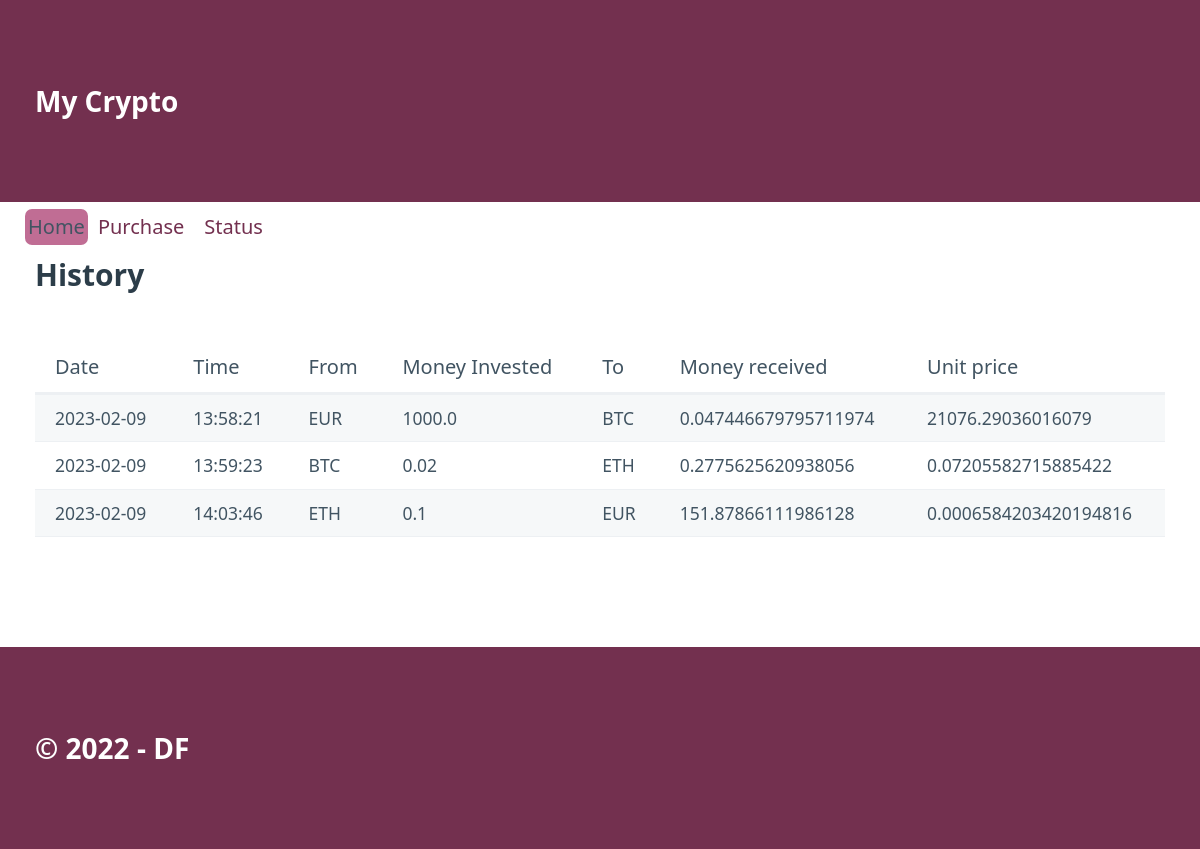
Before: / with the older database file.
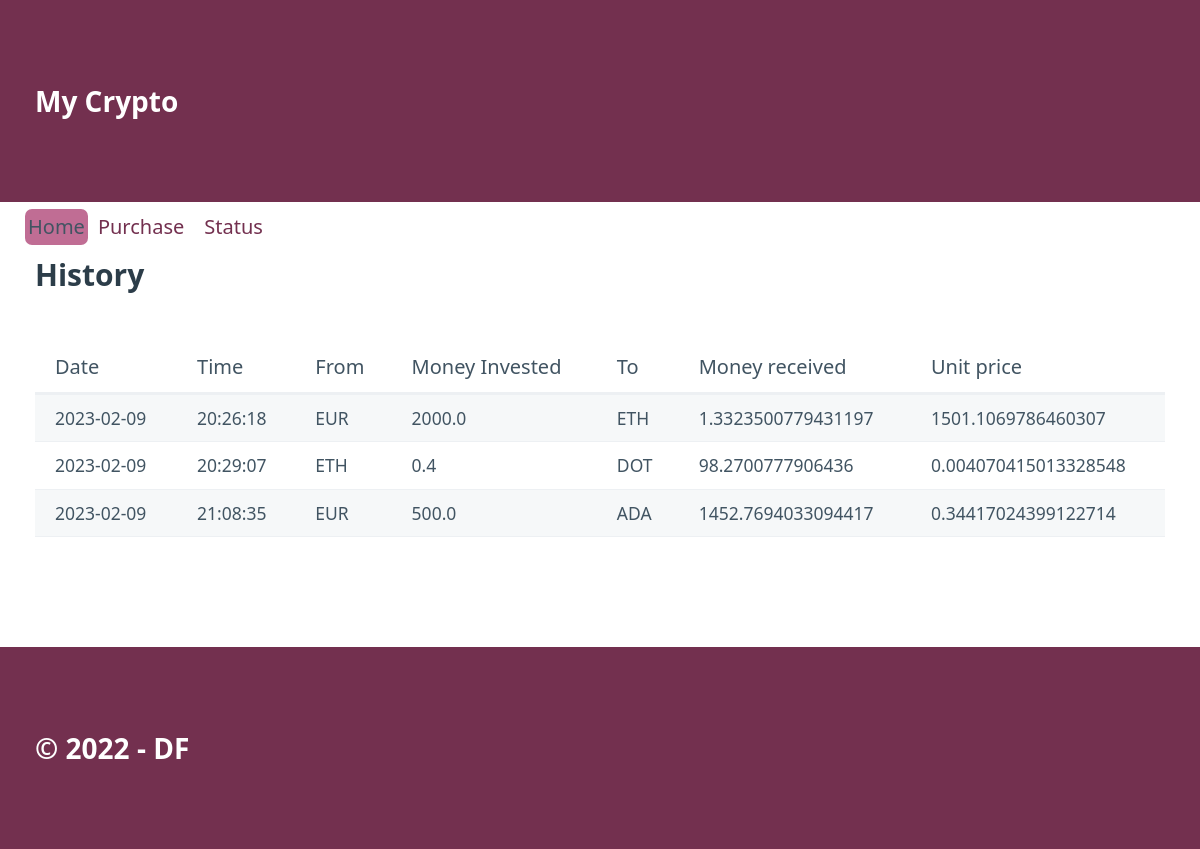
After: the same page with the newer database file.
### tables this page shows
CREATE TABLE "movements" (
	"id"	INTEGER,
	"date"	TEXT NOT NULL,
	"time"	TEXT NOT NULL,
	"from_coin"	TEXT NOT NULL,
	"from_quantity"	REAL NOT NULL,
	"to_coin"	TEXT NOT NULL,
	"to_quantity"	REAL NOT NULL,
	PRIMARY KEY("id" AUTOINCREMENT)
);

### crypto_app/routes.py (the view)
@app.route("/")
def index():
    register = show_all()
    return render_template("index.html", data = register, page = 'home')

### crypto_app/models.py (called while the page is built)
def show_all():
    connect = Conexion("SELECT id,date,time,from_coin,from_quantity,to_coin,to_quantity FROM movements ORDER BY date;")
    rows = connect.res.fetchall()
    columns = connect.res.description
    result = []
    for row in rows:
        data_info = {}
        position = 0
        for field in columns:
            data_info[field[0]] = row[position]
            position += 1
        result.append(data_info)
    connect.con.close()
    return result

### crypto_app/templates/index.html
{% extends "base.html" %} {% block section %}
<section class="container">
    <h3>History</h3>
    {% if data %}
    <table role="grid">
        <thead>
            <tr>
                <th>Date</th>
                <th>Time</th>
                <th>From</th>
                <th>Money Invested</th>
                <th>To</th>
                <th>Money received</th>
                <th>Unit price</th>
            </tr>
        </thead>
        <tbody>
            {% for movements in data %}
            <tr>
                <td>{{movements.date}}</td>
                <td>{{movements.time}}</td>
                <td>{{movements.from_coin}}</td>
                <td>{{movements.from_quantity}}</td>
                <td>{{movements.to_coin}}</td>
                <td>{{movements.to_quantity}}</td>
                <td>{{movements.from_quantity / movements.to_quantity}}</td>
            </tr>
            {% endfor %}
        </tbody>
    </table>
    {% else %}
    <h4>No movements registered</h4>
    {% endif %}
</section>
{% endblock %}

### crypto_app/templates/base.html (shortened to what this page needs)
<!DOCTYPE html>
<html lang="en">
    <head>
        <link rel="stylesheet" href="../static/css/pico-bootstrap-grid.css" />
        <link rel="stylesheet" href="../static/css/styles.css" />
    </head>
    <body>
        <header>
            <div class="container">My Crypto</div>
        </header>
        <nav class="container">
            <ul class="active-nav">
                {% if page == 'home' %}
                <li class="home-active">Home</li>
                <li><a href="/purchase">Purchase</a></li>
                <li><a href="/status">Status</a></li>
                {% endif %}
            </ul>
        </nav>
        {% block section %} {% endblock %}
        <footer>
            <div class="container">&copy; 2022 - DF</div>
        </footer>
    </body>
</html>

### crypto_app/static/css/styles.css (style rules this page uses)
header, footer { background-color: var(--primary); color: var(--primary-inverse); font-size: 1.4em; font-weight: bold; }
body { min-height: 100vh; display: grid; grid-template-rows: auto 50px 1fr auto; margin: 0; }
.home-active, .purchase-active, .status-active { background-color: var(--primary-hover); border-radius: 7px; padding: 3px; }

Changed rows visible on the page:
removed movements: date "2023-02-09", time "13:58:21", from_coin "EUR", from_quantity "1000.0", to_coin "BTC", to_quantity "0.047446679795711974", movements.from_quantity/movements.to_quantity "21076.29036016079"
removed movements: date "2023-02-09", time "13:59:23", from_coin "BTC", from_quantity "0.02", to_coin "ETH", to_quantity "0.2775625620938056", movements.from_quantity/movements.to_quantity "0.07205582715885422"
removed movements: date "2023-02-09", time "14:03:46", from_coin "ETH", from_quantity "0.1", to_coin "EUR", to_quantity "151.87866111986128", movements.from_quantity/movements.to_quantity "0.0006584203420194816"
added movements: date "2023-02-09", time "20:26:18", from_coin "EUR", from_quantity "2000.0", to_coin "ETH", to_quantity "1.3323500779431197", movements.from_quantity/movements.to_quantity "1501.1069786460307"
added movements: date "2023-02-09", time "20:29:07", from_coin "ETH", from_quantity "0.4", to_coin "DOT", to_quantity "98.2700777906436", movements.from_quantity/movements.to_quantity "0.004070415013328548"
added movements: date "2023-02-09", time "21:08:35", from_coin "EUR", from_quantity "500.0", to_coin "ADA", to_quantity "1452.7694033094417", movements.from_quantity/movements.to_quantity "0.34417024399122714"
